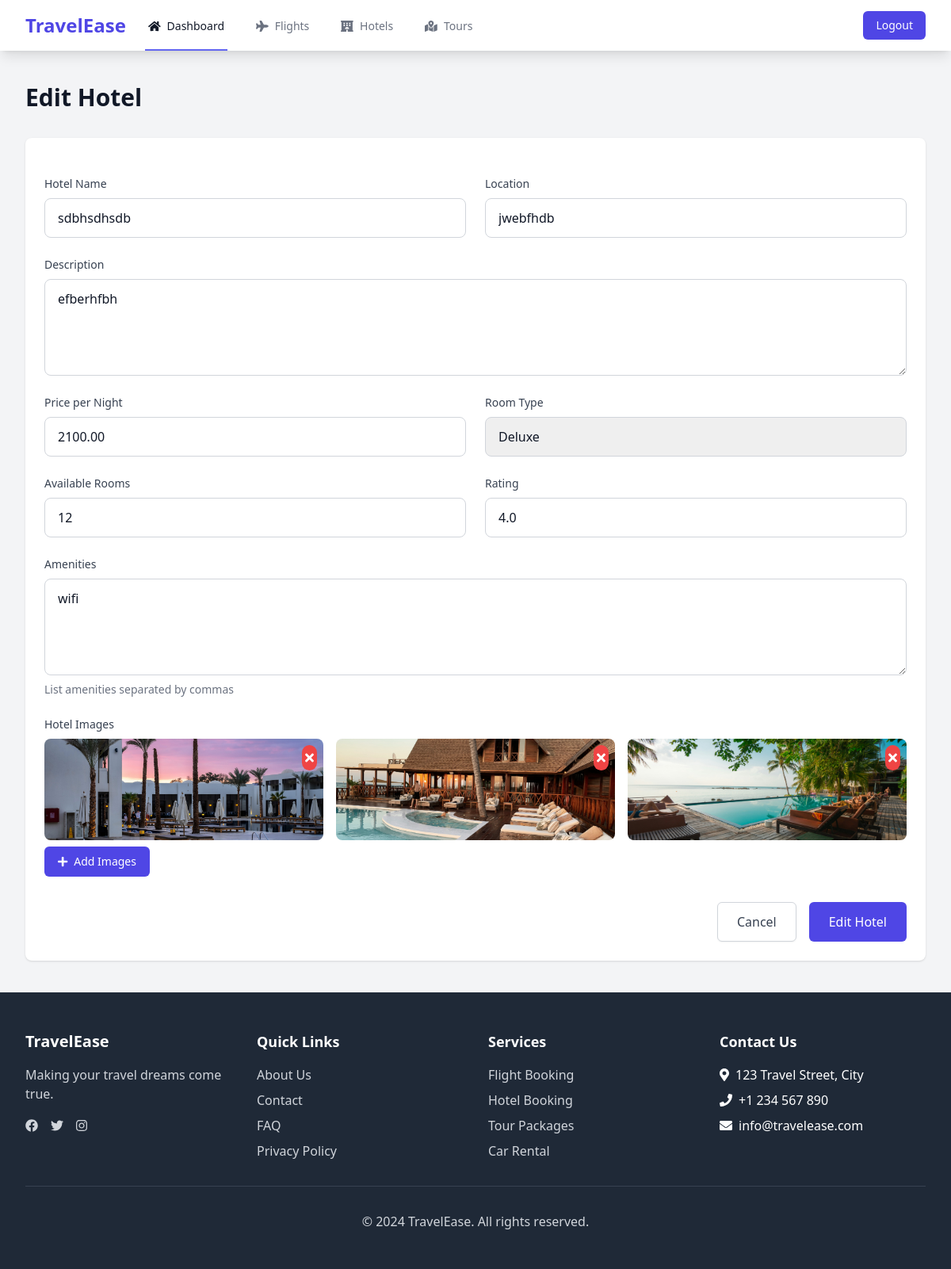
The app's page /manage/hotels/3/edit/ (signed in) with its own data.
### core/models.py (models this page shows, shortened)
class Hotel(models.Model):
    STANDARD = 'standard'
    DELUXE = 'deluxe'
    SUITE = 'suite'
    ROOM_CHOICES = [
        (STANDARD, 'Standard'),
        (DELUXE, 'Deluxe'),
        (SUITE, 'Suite'),
    ]
    name = models.CharField(max_length=200)
    location = models.CharField(max_length=200)
    description = models.TextField()
    price_per_night = models.DecimalField(max_digits=10, decimal_places=2)
    room_type = models.CharField(max_length=10, choices=ROOM_CHOICES, default=STANDARD)
    available_rooms = models.IntegerField()
    amenities = models.TextField()
    rating = models.DecimalField(max_digits=3, decimal_places=1)
    created_at = models.DateTimeField(auto_now_add=True)
    updated_at = models.DateTimeField(auto_now=True)
    class Meta:
        ordering = ['-rating']

class HotelImage(models.Model):
    hotel = models.ForeignKey('Hotel', related_name='images', on_delete=models.CASCADE)
    image = models.ImageField(upload_to='hotel_images/')
    created_at = models.DateTimeField(auto_now_add=True)
    class Meta:
        ordering = ['created_at']

### core/views.py (the view)
# urls.py: path('manage/hotels/<int:hotel_id>/edit/', views.edit_hotel, name='edit_hotel'),
@login_required
def edit_hotel(request, hotel_id):
    hotel = get_object_or_404(Hotel, id=hotel_id)
    if request.method == 'POST':
        form = HotelForm(request.POST, request.FILES, instance=hotel)
        if form.is_valid():
            hotel = form.save()
            messages.success(request, 'Hotel updated successfully.')
            return redirect('manage_hotels')
    else:
        form = HotelForm(instance=hotel)
    return render(request, 'dashboard/hotel_form.html', {'form': form, 'action': 'Edit'})

### core/forms.py (shortened to what this page needs)
class HotelForm(forms.ModelForm):
    images = MultipleFileField(required=False)
    class Meta:
        model = Hotel
        fields = ['name', 'location', 'description', 'price_per_night', 'room_type',
                 'available_rooms', 'amenities', 'rating']
        widgets = {
            'description': forms.Textarea(attrs={'rows': 4}),
            'amenities': forms.Textarea(attrs={'rows': 4}),
        }

### templates/dashboard/hotel_form.html (shortened to what this page needs)
{% extends 'base.html' %}
{% load static %}
{% load widget_tweaks %}
{% block content %}
<div class="min-h-screen bg-gray-100">
    <div class="py-10">
        <header>
            <div class="max-w-7xl mx-auto px-4 sm:px-6 lg:px-8">
                <h1 class="text-3xl font-bold leading-tight text-gray-900">{{ action }} Hotel</h1>
            </div>
        </header>
        <main>
            <div class="max-w-7xl mx-auto sm:px-6 lg:px-8">
                <div class="mt-8">
                    <div class="bg-white shadow sm:rounded-lg">
                        <div class="px-4 py-5 sm:p-6">
                            <form method="POST" enctype="multipart/form-data" class="space-y-6">
                                <div class="grid grid-cols-1 gap-6 sm:grid-cols-2">
                                    <div>
                                        <label for="{{ form.name.id_for_label }}" class="block text-sm font-medium text-gray-700 mb-2">Hotel Name</label>
                                        {{ form.name|add_class:"appearance-none rounded-lg relative block w-full px-4 py-3 border border-gray-300 placeholder-gray-500 text-gray-900 focus:outline-none focus:ring-indigo-500 focus:border-indigo-500 focus:z-10 text-base" }}
                                    </div>
                                    <div>
                                        <label for="{{ form.location.id_for_label }}" class="block text-sm font-medium text-gray-700 mb-2">Location</label>
                                        {{ form.location|add_class:"appearance-none rounded-lg relative block w-full px-4 py-3 border border-gray-300 placeholder-gray-500 text-gray-900 focus:outline-none focus:ring-indigo-500 focus:border-indigo-500 focus:z-10 text-base" }}
                                    </div>
                                    <div class="sm:col-span-2">
                                        <label for="{{ form.description.id_for_label }}" class="block text-sm font-medium text-gray-700 mb-2">Description</label>
                                        {{ form.description|add_class:"appearance-none rounded-lg relative block w-full px-4 py-3 border border-gray-300 placeholder-gray-500 text-gray-900 focus:outline-none focus:ring-indigo-500 focus:border-indigo-500 focus:z-10 text-base" }}
                                    </div>
                                    <div>
                                        <label for="{{ form.price_per_night.id_for_label }}" class="block text-sm font-medium text-gray-700 mb-2">Price per Night</label>
                                        {{ form.price_per_night|add_class:"appearance-none rounded-lg relative block w-full px-4 py-3 border border-gray-300 placeholder-gray-500 text-gray-900 focus:outline-none focus:ring-indigo-500 focus:border-indigo-500 focus:z-10 text-base" }}
                                    </div>
                                    <div>
                                        <label for="{{ form.room_type.id_for_label }}" class="block text-sm font-medium text-gray-700 mb-2">Room Type</label>
                                        {{ form.room_type|add_class:"appearance-none rounded-lg relative block w-full px-4 py-3 border border-gray-300 placeholder-gray-500 text-gray-900 focus:outline-none focus:ring-indigo-500 focus:border-indigo-500 focus:z-10 text-base" }}
                                    </div>
                                    <div>
                                        <label for="{{ form.available_rooms.id_for_label }}" class="block text-sm font-medium text-gray-700 mb-2">Available Rooms</label>
                                        {{ form.available_rooms|add_class:"appearance-none rounded-lg relative block w-full px-4 py-3 border border-gray-300 placeholder-gray-500 text-gray-900 focus:outline-none focus:ring-indigo-500 focus:border-indigo-500 focus:z-10 text-base" }}
                                    </div>
                                    <div>
                                        <label for="{{ form.rating.id_for_label }}" class="block text-sm font-medium text-gray-700 mb-2">Rating</label>
                                        {{ form.rating|add_class:"appearance-none rounded-lg relative block w-full px-4 py-3 border border-gray-300 placeholder-gray-500 text-gray-900 focus:outline-none focus:ring-indigo-500 focus:border-indigo-500 focus:z-10 text-base" }}
                                    </div>
                                    <div class="sm:col-span-2">
                                        <label for="{{ form.amenities.id_for_label }}" class="block text-sm font-medium text-gray-700 mb-2">Amenities</label>
                                        {{ form.amenities|add_class:"appearance-none rounded-lg relative block w-full px-4 py-3 border border-gray-300 placeholder-gray-500 text-gray-900 focus:outline-none focus:ring-indigo-500 focus:border-indigo-500 focus:z-10 text-base" }}
                                        <p class="mt-2 text-sm text-gray-500">List amenities separated by commas</p>
                                    </div>
                                    <div class="sm:col-span-2">
                                        <label class="block text-sm font-medium text-gray-700 mb-2">Hotel Images</label>
                                        {% if form.instance.id and form.instance.images.all %}
                                            <div class="grid grid-cols-3 gap-4 mt-2">
                                                {% for image in form.instance.images.all %}
                                                    <div class="relative" data-image-id="{{ image.id }}">
                                                        <img src="{{ image.image.url }}" alt="Hotel Image" class="h-32 w-full object-cover rounded-lg">
                                                        <button type="button"
                                                                onclick="deleteImage('{{ image.id }}')"
                                                                class="absolute top-2 right-2 bg-red-500 text-white rounded-full p-1 hover:bg-red-600">
                                                            <i class="fas fa-times"></i>
                                                        </button>
                                                    </div>
                                                {% endfor %}
                                            </div>
                                        {% endif %}
                                        <div class="mt-2">
                                            <label for="{{ form.images.auto_id }}" class="cursor-pointer inline-flex items-center px-4 py-2 border border-transparent text-sm font-medium rounded-md text-white bg-indigo-600 hover:bg-indigo-700">
                                                <i class="fas fa-plus mr-2"></i> Add Images
                                            </label>
                                        </div>
                                    </div>
                                </div>
                                <div class="flex justify-end space-x-4 mt-6">
                                    <a href="{% url 'manage_hotels' %}" class="inline-flex items-center px-6 py-3 border border-gray-300 shadow-sm text-base font-medium rounded-md text-gray-700 bg-white hover:bg-gray-50">
                                        Cancel
                                    </a>
                                    <button type="submit" class="inline-flex items-center px-6 py-3 border border-transparent text-base font-medium rounded-md text-white bg-indigo-600 hover:bg-indigo-700">
                                        {{ action }} Hotel
                                    </button>
                                </div>
                            </form>
                        </div>
                    </div>
                </div>
            </div>
        </main>
    </div>
</div>
{% endblock %}

### records on screen
Hotel: name "sdbhsdhsdb", location "jwebfhdb", description "efberhfbh", price_per_night "2100.00", room_type "Deluxe", available_rooms "12", rating "4.0", amenities "wifi"
HotelImage: image (picture)
HotelImage: image (picture)
HotelImage: image (picture)

### other values on screen
{{ action }} "Edit"
